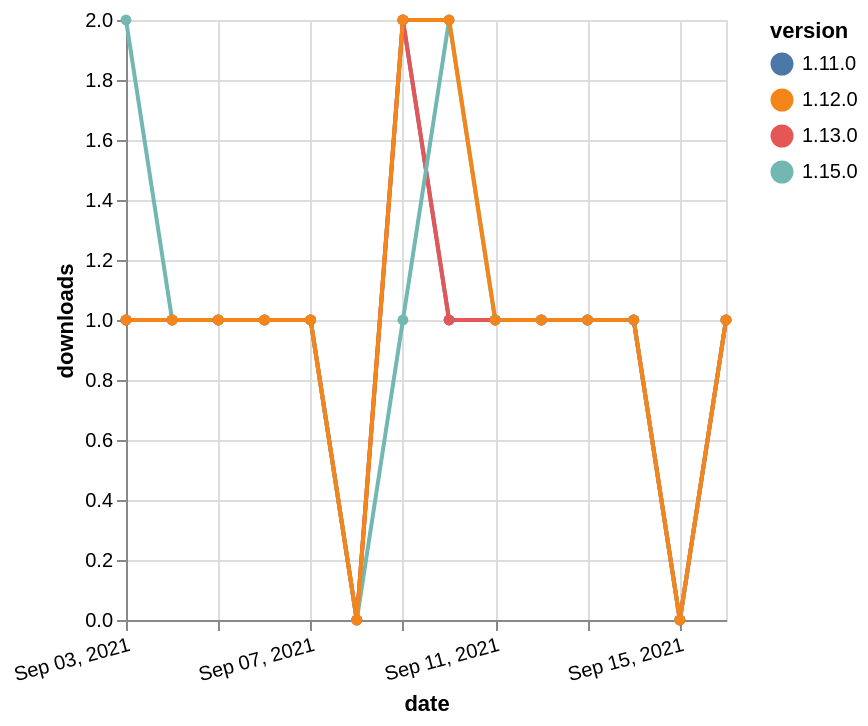

Write a Vega-Lite specification for this figure.
### Vega-Lite specification from a JSON file in a GitHub repository (floating-point values rounded to 4 significant figures)
{"$schema": "https://vega.github.io/schema/vega-lite/v5.json", "description": "A simple bar chart with embedded data.", "data": {"values": [{"date": "2021-09-03", "total": 211, "delta": 1, "version": "1.11.0"}, {"date": "2021-09-04", "total": 212, "delta": 1, "version": "1.11.0"}, {"date": "2021-09-05", "total": 213, "delta": 1, "version": "1.11.0"}, {"date": "2021-09-06", "total": 214, "delta": 1, "version": "1.11.0"}, {"date": "2021-09-07", "total": 215, "delta": 1, "version": "1.11.0"}, {"date": "2021-09-08", "total": 215, "delta": 0, "version": "1.11.0"}, {"date": "2021-09-09", "total": 217, "delta": 2, "version": "1.11.0"}, {"date": "2021-09-10", "total": 218, "delta": 1, "version": "1.11.0"}, {"date": "2021-09-11", "total": 219, "delta": 1, "version": "1.11.0"}, {"date": "2021-09-12", "total": 220, "delta": 1, "version": "1.11.0"}, {"date": "2021-09-13", "total": 221, "delta": 1, "version": "1.11.0"}, {"date": "2021-09-14", "total": 222, "delta": 1, "version": "1.11.0"}, {"date": "2021-09-15", "total": 222, "delta": 0, "version": "1.11.0"}, {"date": "2021-09-16", "total": 223, "delta": 1, "version": "1.11.0"}, {"date": "2021-09-03", "total": 287, "delta": 1, "version": "1.13.0"}, {"date": "2021-09-04", "total": 288, "delta": 1, "version": "1.13.0"}, {"date": "2021-09-05", "total": 289, "delta": 1, "version": "1.13.0"}, {"date": "2021-09-06", "total": 290, "delta": 1, "version": "1.13.0"}, {"date": "2021-09-07", "total": 291, "delta": 1, "version": "1.13.0"}, {"date": "2021-09-08", "total": 291, "delta": 0, "version": "1.13.0"}, {"date": "2021-09-09", "total": 293, "delta": 2, "version": "1.13.0"}, {"date": "2021-09-10", "total": 294, "delta": 1, "version": "1.13.0"}, {"date": "2021-09-11", "total": 295, "delta": 1, "version": "1.13.0"}, {"date": "2021-09-12", "total": 296, "delta": 1, "version": "1.13.0"}, {"date": "2021-09-13", "total": 297, "delta": 1, "version": "1.13.0"}, {"date": "2021-09-14", "total": 298, "delta": 1, "version": "1.13.0"}, {"date": "2021-09-15", "total": 298, "delta": 0, "version": "1.13.0"}, {"date": "2021-09-16", "total": 299, "delta": 1, "version": "1.13.0"}, {"date": "2021-09-03", "total": 115, "delta": 2, "version": "1.15.0"}, {"date": "2021-09-04", "total": 116, "delta": 1, "version": "1.15.0"}, {"date": "2021-09-05", "total": 117, "delta": 1, "version": "1.15.0"}, {"date": "2021-09-06", "total": 118, "delta": 1, "version": "1.15.0"}, {"date": "2021-09-07", "total": 119, "delta": 1, "version": "1.15.0"}, {"date": "2021-09-08", "total": 119, "delta": 0, "version": "1.15.0"}, {"date": "2021-09-09", "total": 120, "delta": 1, "version": "1.15.0"}, {"date": "2021-09-10", "total": 122, "delta": 2, "version": "1.15.0"}, {"date": "2021-09-11", "total": 123, "delta": 1, "version": "1.15.0"}, {"date": "2021-09-12", "total": 124, "delta": 1, "version": "1.15.0"}, {"date": "2021-09-13", "total": 125, "delta": 1, "version": "1.15.0"}, {"date": "2021-09-14", "total": 126, "delta": 1, "version": "1.15.0"}, {"date": "2021-09-15", "total": 126, "delta": 0, "version": "1.15.0"}, {"date": "2021-09-16", "total": 127, "delta": 1, "version": "1.15.0"}, {"date": "2021-09-03", "total": 180, "delta": 1, "version": "1.12.0"}, {"date": "2021-09-04", "total": 181, "delta": 1, "version": "1.12.0"}, {"date": "2021-09-05", "total": 182, "delta": 1, "version": "1.12.0"}, {"date": "2021-09-06", "total": 183, "delta": 1, "version": "1.12.0"}, {"date": "2021-09-07", "total": 184, "delta": 1, "version": "1.12.0"}, {"date": "2021-09-08", "total": 184, "delta": 0, "version": "1.12.0"}, {"date": "2021-09-09", "total": 186, "delta": 2, "version": "1.12.0"}, {"date": "2021-09-10", "total": 188, "delta": 2, "version": "1.12.0"}, {"date": "2021-09-11", "total": 189, "delta": 1, "version": "1.12.0"}, {"date": "2021-09-12", "total": 190, "delta": 1, "version": "1.12.0"}, {"date": "2021-09-13", "total": 191, "delta": 1, "version": "1.12.0"}, {"date": "2021-09-14", "total": 192, "delta": 1, "version": "1.12.0"}, {"date": "2021-09-15", "total": 192, "delta": 0, "version": "1.12.0"}, {"date": "2021-09-16", "total": 193, "delta": 1, "version": "1.12.0"}]}, "width": "container", "mark": {"type": "line", "point": {"filled": true}}, "encoding": {"x": {"field": "date", "type": "temporal", "timeUnit": "yearmonthdate", "title": "date", "axis": {"labelAngle": -15}}, "y": {"field": "delta", "type": "quantitative", "title": "downloads"}, "color": {"field": "version", "type": "nominal"}, "tooltip": {"field": "delta"}}}
